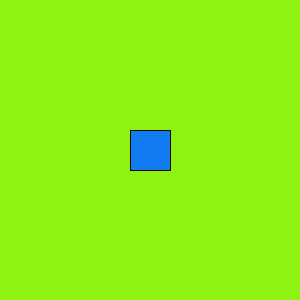
Frame 1 (no input)
Frame 60 (the mouse pressed at the canvas centre just before this capture): identical to frame 1, image omitted
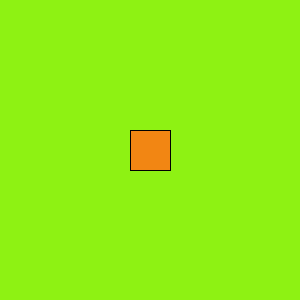
Frame 120 (the mouse held since frame 60 and released just before this capture)

The Processing sketch that drew these frames (run headless with seeded random() and noise(); from frame 60 on, the mouse is pressed at the canvas centre):

// Processing sketch: five
// ── five.pde
void setup() {
    size(300, 300);
}

void draw() {
    background(#8ef213);
    if (mouseX<170 && mouseX>130 && mouseY<170 && mouseY>130) {
        fill(#f28613);
        rect(130, 130, 40, 40);
    }else {
        fill(#137bf2);
        rect(130, 130, 40, 40);
    }
}
